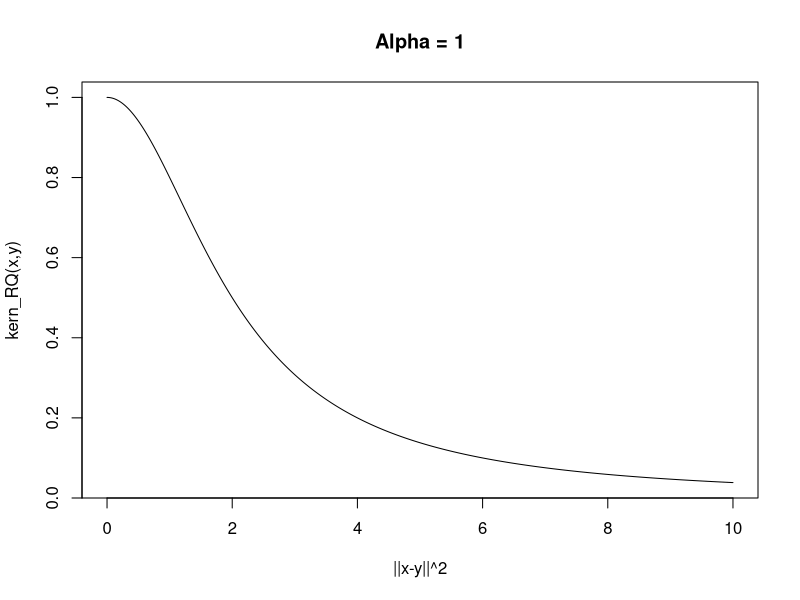
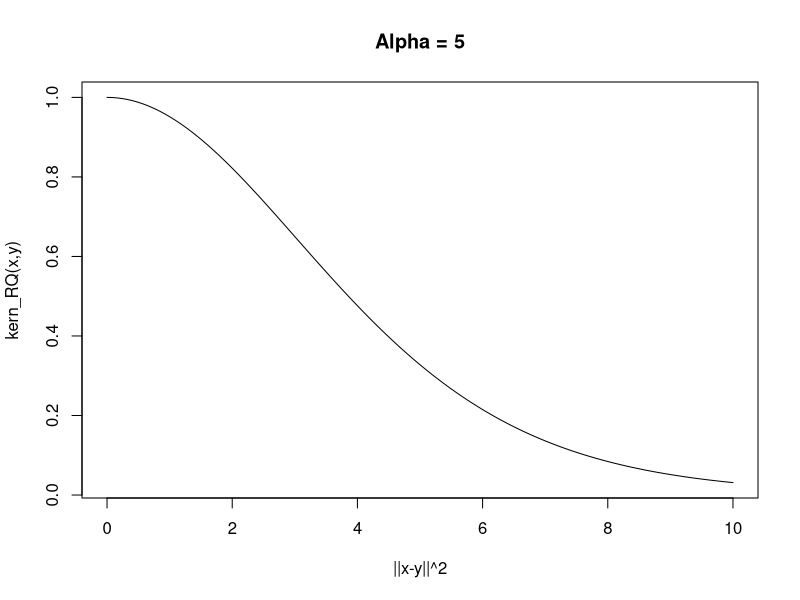
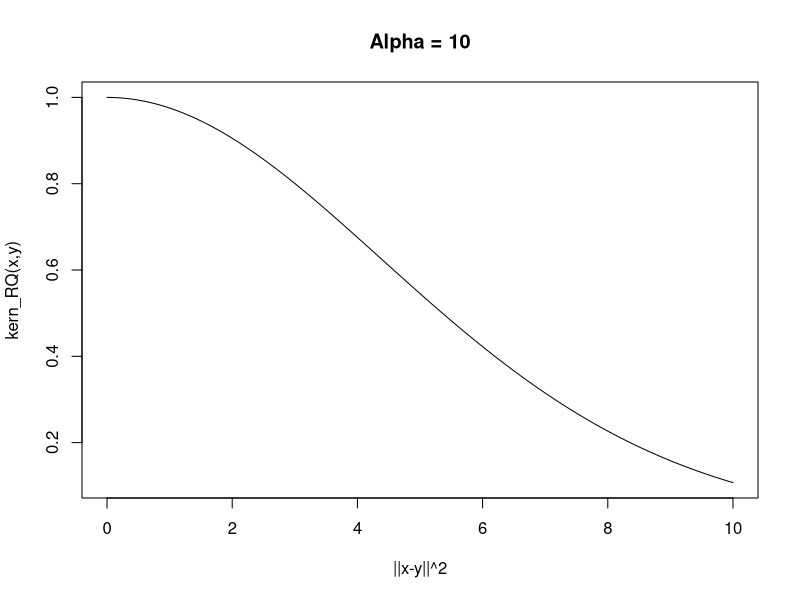
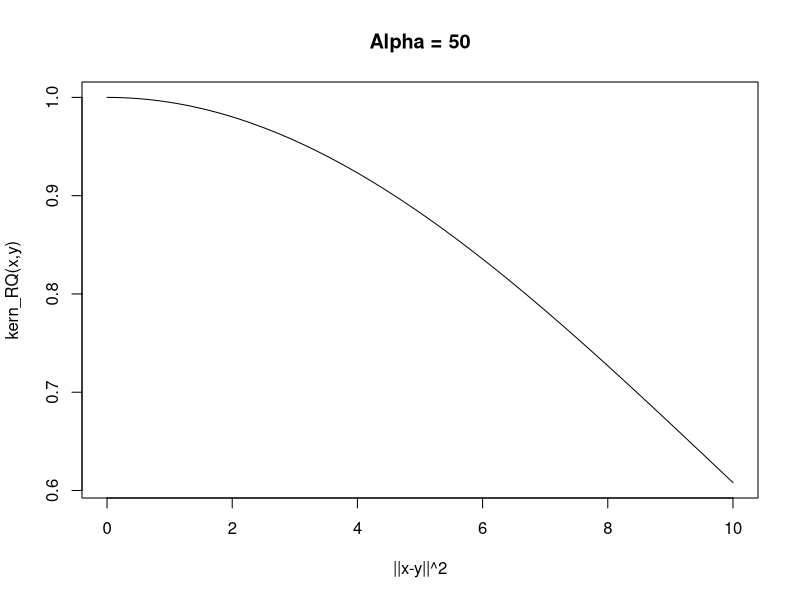

The R source for these figures, in order: (Note: this script raises an error after producing the figures.)
# Métodos basados en Kernels para aprendizaje automático
# Tarea 1
# Integrantes: Sebastián Dinator, Cristóbal Quijanes.

# Ejercicio 1

# 1)

vector <- matrix(c(seq(1, 20), seq(10, 100, 10), seq(31, 100)), 1, 100)
vector

# 2)
## 2.1)
A <- matrix(c(2, 5, -6, 1), 4, 1)
B <- matrix(c(1, 1, 1, 1), 4, 1)
A_t <- t(A)

res <- A_t %*% B
res

## 2.2)

C <- matrix(c(-1, 3, -6, 1), 4, 1)
D <- matrix(c(1, -2, 3, -4), 4, 1)
E <- matrix(c(1, 0, 0, 2), 4, 1)

F <- C + D
F_t <- t(F)

res2 <- F_t %*% E
res2

## 2.3)

G <- matrix(c(0, -1, 2, 0), 4, 1)
G_t <- t(G)
H <- matrix(c(1, 8, -4, 1, 2, 7, -3, -1, 3, 6, -2, 1, 4, 5, -1, -1), 4, 4)
I <- matrix(c(1, 0, 0, 2), 4, 1)

J <- G_t %*% H
res3 <- J %*% I
res3

# 3)

v1 <- matrix(seq(1, 50), 1, 50)
v2 <- matrix(seq(1, 500), 1, 500)
v3 <- matrix(seq(1, 1000), 1, 1000)
v4 <- matrix(seq(1, 15000), 1, 15000)
v5 <- matrix(seq(1, 200000), 1, 200000)

norma <- function(v) {
  suma <- 0
  for (i in v) {
    suma <- suma + i^2
  }
  n <- sqrt(suma)
  return(n)
}

n1 <- norma(v1)
n2 <- norma(v2)
n3 <- norma(v3)
n4 <- norma(v4)
n5 <- norma(v5)

n1
n2
n3
n4
n5

# 4)

norma2 <- function(v) {
  m <- sqrt(sum(v^2))
  return(m)
}

n1 <- norma2(v1)
n2 <- norma2(v2)
n3 <- norma2(v3)
n4 <- norma2(v4)
n5 <- norma2(v5)

n1
n2
n3
n4
n5

# 5)

varianza <- function(v) {
  prom <- sum(v) / length(v)
  out <- sum((v - prom)^2) / (length(v) - 1) # Error en PDF, esta correido en codigo
  return(out)
}

v6 <- matrix(c(3, 4, 3), 1, 3)
output <- varianza(v6)
output

# 6) (sale como 5 en pdf)

factor <- function(e) {
  new_e <- e
  while (e > 1) {
    new_e <- new_e * (e - 1)
    e <- e - 1
  }
  return(new_e)
}

fact_matr <- function(m) {
  elem <- NULL
  shape <- dim(m)

  for (i in m) {
    n_f <- factor(i)
    elem <- c(elem, n_f)
  }

  matriz <- matrix(elem, shape[1], shape[2])
  return(matriz)
}

mat_5 <- matrix(c(1, 2, 3, 4, 5, 6, 7, 8, 1, 2, 3, 4, 5, 6, 7, 8), 4, 4)
res <- fact_matr(mat_5)
res

# 7) (sale como 6 en pdf)

func7 <- function(x, y, M) {
  n <- length(x)
  m <- length(y)

  result <- 0

  for (l in 1:n) {
    suma_jk <- 0
    for (j in 1:m) {
      suma_k <- sum(y[j] * x[l] * x * M[l, j])
      suma_jk <- suma_jk + suma_k
    }

    result <- result + suma_jk
  }

  final <- (1 / n) * result
  return(final)
}

n <- 3
m <- 4
M <- matrix(0, n, m)

for (i in 1:n) {
  for (j in 1:m) {
    M[i, j] <- (i + j) * (i - j)
  }
}

x <- c(1, 2, 3)
y <- c(0.5, 0.7, 0.9)

res7 <- func7(x, y, M)
res7

###############################################
# Ejercicio 2

# 1)

kern_RQ <- function(x, y, sig, l, alpha) {
  dist <- sum((x - y)^2)
  par <- (dist / (2 * alpha * l)^2) + 1
  pot <- par^-alpha
  total <- sig^2 * pot

  return(total)
}

# 2)
alpha <- 1
sig <- 1
l <- 1
x <- seq(0, 10, length.out = 1000000)
y <- numeric(length(x))
for (i in seq_along(x)) {
  y[i] <- kern_RQ(x[i], 0, sig, l, alpha)
}

plot(x, y, type = "l", main = paste("Alpha =", alpha), xlab = "||x-y||^2", ylab = "kern_RQ(x,y)")

# 3)
alphas <- c(5, 10, 50)
for (alpha in alphas) {
  y <- numeric(length(x))
  for (i in seq_along(x)) {
    y[i] <- kern_RQ(x[i], 0, sig, l, alpha)
  }
  plot(x, y, type = "l", main = paste("Alpha =", alpha), xlab = "||x-y||^2", ylab = "kern_RQ(x,y)")
}

###############################################
# Ejercicio 3

# 1)

mult_trip <- function(x, y, A) {
  f <- length(x)
  x_t <- matrix(0.0, 1, f)

  for (i in 1:f) {
    x_t[1, i] <- x[i]
  }

  # Calcular x_t %*% A
  x_t_A <- matrix(0.0, 1, f)
  for (k in 1:f) {
    sum_x <- 0
    for (j in 1:f) {
      sum_x <- sum_x + (x_t[1, j] * A[j, k])
    }
    x_t_A[1, k] <- sum_x
  }

  # Calcular resultado
  res <- 0
  for (i in 1:f) {
    res <- res + x_t_A[1, i] * y[i]
  }

  return(res)
}

# Datos de ejemplo
n <- 10000
x <- runif(n)
y <- runif(n)

A <- matrix(0.0, n, n)
for (i in 1:n) {
  for (j in 1:n) {
    A[i, j] <- runif(1)
  }
}

# Calculo con funcion mult_trip
start_time_MT <- system.time({
  mult_trip(x, y, A)
})

# Calculo con funcion %*%
start_time_T <- system.time({
  t(x) %*% A %*% y
})

# Resultados
print(paste("Tiempo de ejecucion MT:", start_time_MT[["elapsed"]], "seg"))
print(paste("Tiempo de ejecucion T:", start_time_T[["elapsed"]], "seg"))


print(paste("Tiempo de ejecucion MT:", start_time_MT[["elapsed"]], "seg"))
print(paste("Tiempo de ejecucion T:", start_time_T[["elapsed"]], "seg"))
dif <- start_time_MT[["elapsed"]] - start_time_T[["elapsed"]]
format_diff <- sprintf("%.60f", dif)
print(paste("Diferencia:", format_diff))
# FALTA GRAFICAR!!
plot(n, dif, type = "l", main = paste("Tiempo de Ejecución"), xlab = "n", ylab = "Tiempo de Ejecución")
# Ejercicio 4

# a)


# b)


###############################################
# Ejercicio 5

# 1)


# 2)

